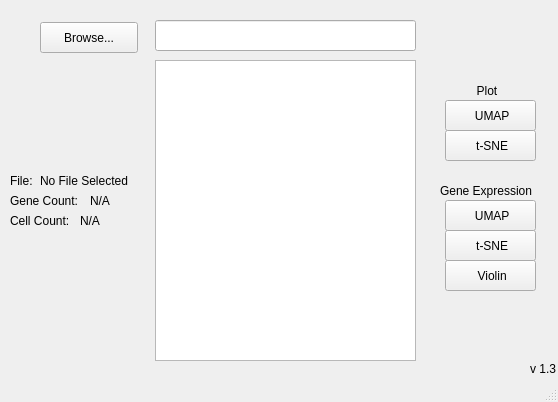
<?xml version="1.0" encoding="UTF-8"?>
<ui version="4.0">
 <class>ScaplVis</class>
 <widget class="QMainWindow" name="ScaplVis">
  <property name="geometry">
   <rect>
    <x>0</x>
    <y>0</y>
    <width>558</width>
    <height>402</height>
   </rect>
  </property>
  <property name="windowTitle">
   <string>MainWindow</string>
  </property>
  <widget class="QWidget" name="centralwidget">
   <widget class="QPushButton" name="browse_h5ad">
    <property name="geometry">
     <rect>
      <x>40</x>
      <y>22</y>
      <width>98</width>
      <height>31</height>
     </rect>
    </property>
    <property name="toolTip">
     <string>&lt;html&gt;&lt;head/&gt;&lt;body&gt;&lt;p&gt;Browse h5ad file&lt;/p&gt;&lt;/body&gt;&lt;/html&gt;</string>
    </property>
    <property name="text">
     <string>Browse...</string>
    </property>
   </widget>
   <widget class="QListView" name="gene_list">
    <property name="geometry">
     <rect>
      <x>155</x>
      <y>60</y>
      <width>261</width>
      <height>301</height>
     </rect>
    </property>
   </widget>
   <widget class="QLabel" name="file_label">
    <property name="geometry">
     <rect>
      <x>10</x>
      <y>170</y>
      <width>31</width>
      <height>21</height>
     </rect>
    </property>
    <property name="text">
     <string>File:</string>
    </property>
   </widget>
   <widget class="QLineEdit" name="gene_search">
    <property name="geometry">
     <rect>
      <x>155</x>
      <y>20</y>
      <width>261</width>
      <height>31</height>
     </rect>
    </property>
   </widget>
   <widget class="QPushButton" name="plot_selection_umap">
    <property name="geometry">
     <rect>
      <x>445</x>
      <y>200</y>
      <width>91</width>
      <height>31</height>
     </rect>
    </property>
    <property name="text">
     <string> UMAP</string>
    </property>
   </widget>
   <widget class="QLabel" name="label">
    <property name="geometry">
     <rect>
      <x>530</x>
      <y>353</y>
      <width>171</width>
      <height>31</height>
     </rect>
    </property>
    <property name="text">
     <string>v 1.3</string>
    </property>
   </widget>
   <widget class="QPushButton" name="plot_selection_tsne">
    <property name="geometry">
     <rect>
      <x>445</x>
      <y>230</y>
      <width>91</width>
      <height>31</height>
     </rect>
    </property>
    <property name="text">
     <string> t-SNE</string>
    </property>
   </widget>
   <widget class="QLabel" name="gen_expr_label">
    <property name="geometry">
     <rect>
      <x>440</x>
      <y>180</y>
      <width>111</width>
      <height>21</height>
     </rect>
    </property>
    <property name="text">
     <string>Gene Expression</string>
    </property>
   </widget>
   <widget class="QPushButton" name="plot_selection_violin">
    <property name="geometry">
     <rect>
      <x>445</x>
      <y>260</y>
      <width>91</width>
      <height>31</height>
     </rect>
    </property>
    <property name="text">
     <string> Violin</string>
    </property>
   </widget>
   <widget class="QLabel" name="file_selected">
    <property name="geometry">
     <rect>
      <x>40</x>
      <y>170</y>
      <width>101</width>
      <height>21</height>
     </rect>
    </property>
    <property name="text">
     <string>No File Selected</string>
    </property>
   </widget>
   <widget class="QLabel" name="gene_count">
    <property name="geometry">
     <rect>
      <x>90</x>
      <y>190</y>
      <width>101</width>
      <height>21</height>
     </rect>
    </property>
    <property name="text">
     <string>N/A</string>
    </property>
   </widget>
   <widget class="QLabel" name="gene_label_count">
    <property name="geometry">
     <rect>
      <x>10</x>
      <y>190</y>
      <width>81</width>
      <height>21</height>
     </rect>
    </property>
    <property name="text">
     <string>Gene Count:</string>
    </property>
   </widget>
   <widget class="QLabel" name="cell_label_count">
    <property name="geometry">
     <rect>
      <x>10</x>
      <y>210</y>
      <width>81</width>
      <height>21</height>
     </rect>
    </property>
    <property name="text">
     <string>Cell Count:</string>
    </property>
   </widget>
   <widget class="QLabel" name="cell_count">
    <property name="geometry">
     <rect>
      <x>80</x>
      <y>210</y>
      <width>101</width>
      <height>21</height>
     </rect>
    </property>
    <property name="text">
     <string>N/A</string>
    </property>
   </widget>
   <widget class="QPushButton" name="plot_basic_umap">
    <property name="geometry">
     <rect>
      <x>445</x>
      <y>100</y>
      <width>91</width>
      <height>31</height>
     </rect>
    </property>
    <property name="text">
     <string> UMAP</string>
    </property>
   </widget>
   <widget class="QLabel" name="gen_plot_label">
    <property name="geometry">
     <rect>
      <x>440</x>
      <y>80</y>
      <width>111</width>
      <height>21</height>
     </rect>
    </property>
    <property name="text">
     <string>           Plot</string>
    </property>
   </widget>
   <widget class="QPushButton" name="plot_basic_tsne">
    <property name="geometry">
     <rect>
      <x>445</x>
      <y>130</y>
      <width>91</width>
      <height>31</height>
     </rect>
    </property>
    <property name="text">
     <string> t-SNE</string>
    </property>
   </widget>
  </widget>
  <widget class="QMenuBar" name="menubar">
   <property name="geometry">
    <rect>
     <x>0</x>
     <y>0</y>
     <width>558</width>
     <height>22</height>
    </rect>
   </property>
  </widget>
  <widget class="QStatusBar" name="statusbar"/>
 </widget>
 <resources/>
 <connections/>
</ui>
